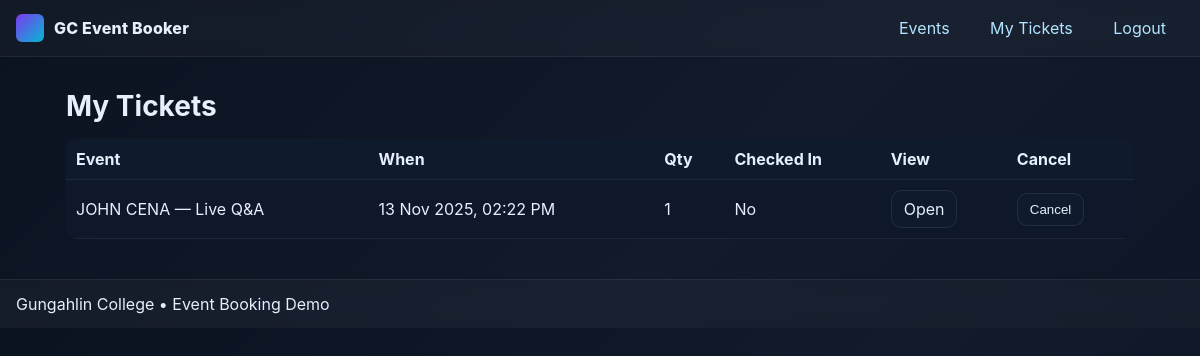
The app's page /my_tickets (signed in) with its own data.
### models.py (models this page shows, shortened)
class Ticket(db.Model):
    __tablename__ = "Ticket"
    id = db.Column(db.BigInteger, primary_key=True, autoincrement=True)
    userID = db.Column(db.BigInteger, db.ForeignKey("User.id", ondelete="CASCADE"), nullable=False)
    eventID = db.Column(db.BigInteger, db.ForeignKey("Event.id", ondelete="CASCADE"), nullable=False)
    purchaseDate = db.Column(db.DateTime, nullable=False, default=datetime.utcnow)
    qty = db.Column(db.Integer, nullable=False, default=1)
    checked_in = db.Column(db.Boolean, nullable=False, default=False)
    checkinCode = db.Column(db.Text, unique=True)  # may be NULL for older rows
    user = db.relationship("User", back_populates="tickets")
    event = db.relationship("Event", back_populates="tickets")

class Event(db.Model):
    __tablename__ = "Event"
    id = db.Column(db.BigInteger, primary_key=True, autoincrement=True)
    name = db.Column(db.Text, nullable=False)
    capacity = db.Column(db.Integer, nullable=False)
    description = db.Column(db.Text, nullable=False)
    datetime = db.Column(db.DateTime, nullable=False)
    venue = db.Column(db.Text, nullable=False)
    tickets = db.relationship("Ticket", back_populates="event", cascade="all, delete-orphan")

### app.py (the view)
    @app.route("/my_tickets")
    @login_required
    def my_tickets():
        u = current_user()
        rows = (
            db.session.query(Ticket, Event)
            .join(Event, Ticket.eventID == Event.id)
            .filter(Ticket.userID == u.id)
            .order_by(Event.datetime.asc())
            .all()
        )
        return render_template("my_tickets.html", rows=rows, user=u)

### templates/my_tickets.html
{% extends "base.html" %}
{% block content %}
<h1>My Tickets</h1>
{% if rows %}
<table class="table">
  <thead>
    <tr>
      <th>Event</th><th>When</th><th>Qty</th><th>Checked In</th><th>View</th><th>Cancel</th>
    </tr>
  </thead>
  <tbody>
  {% for t, e in rows %}
    <tr>
      <td>{{ e.name }}</td>
      <td>{{ e.datetime.strftime('%d %b %Y, %I:%M %p') }}</td>
      <td>{{ t.qty }}</td>
      <td>{{ 'Yes' if t.checked_in else 'No' }}</td>
      <td><a class="btn" href="{{ url_for('ticket_view', ticket_id=t.id) }}">Open</a></td>
      <td>
        <form method="post" action="{{ url_for('cancel_ticket', ticket_id=t.id) }}" onsubmit="return confirm('Cancel this booking?');">
          <button class="btn" type="submit">Cancel</button>
        </form>
      </td>
    </tr>
  {% endfor %}
  </tbody>
</table>
{% else %}
<p class="muted">No tickets yet.</p>
{% endif %}
{% endblock %}

### static/style.css (style rules this page uses)
:root { --bg:#0b1220; --panel:#0f172a; --muted:#8aa0bd; --text:#e7eefc; --brand:#7c3aed; --brand2:#06b6d4; --ok:#22c55e; --warn:#f59e0b; --danger:#ef4444; }
* { box-sizing:border-box }
html,body { margin:0;padding:0;background:linear-gradient(135deg,var(--bg),#121a2b 60%, #0e1726);color:var(--text);font-family:Inter,system-ui,-apple-system,Segoe UI,Roboto,Arial,sans-serif; }
a { color:#b3e5ff;text-decoration:none }
h1 { font-size:28px;margin:0 0 16px }
.btn { display:inline-block;padding:8px 12px;border-radius:10px;background:#0f1b2c;border:1px solid rgba(255,255,255,0.08);color:var(--text) }
.table { width:100%;border-collapse:collapse;background:var(--panel);border-radius:12px;overflow:hidden }
.table th,.table td { padding:10px;border-bottom:1px solid rgba(255,255,255,0.06);text-align:left }
.table thead th { background:#0f1b2c }

### records on screen
Ticket: name "JOHN CENA — Live Q&A", datetime "13 Nov 2025, 02:22 PM", qty "1", checked_in "No"
